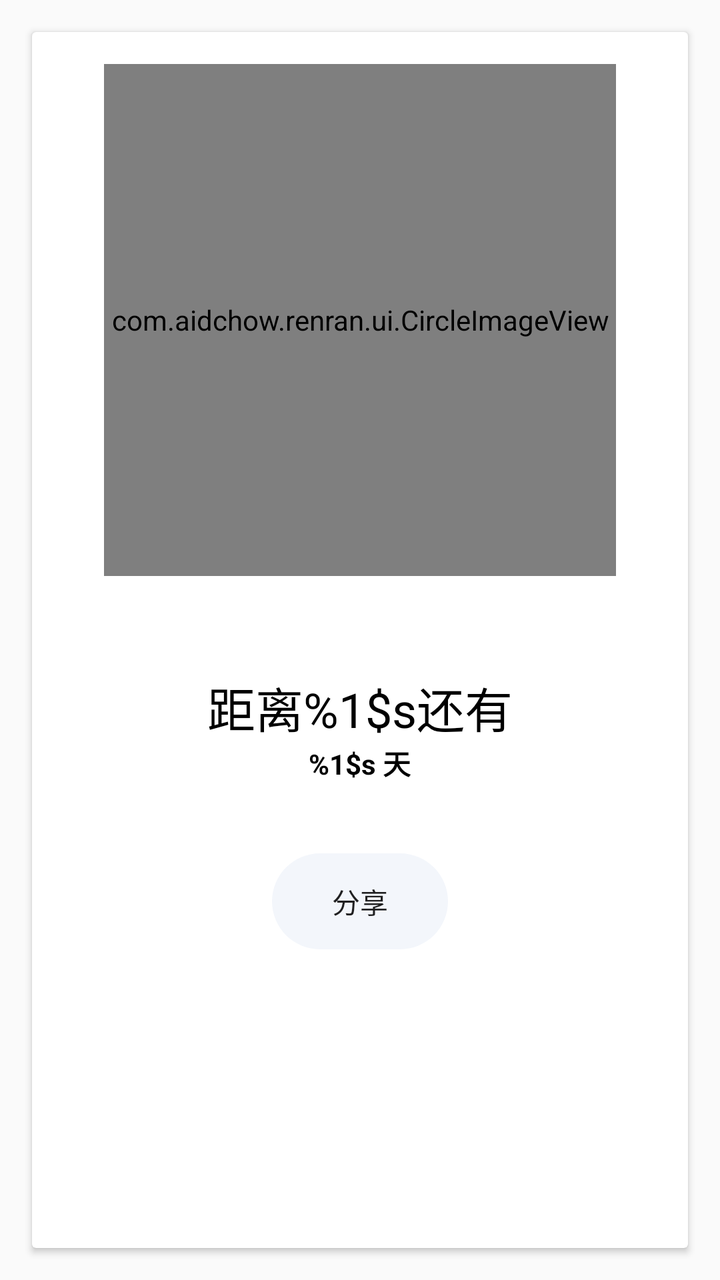
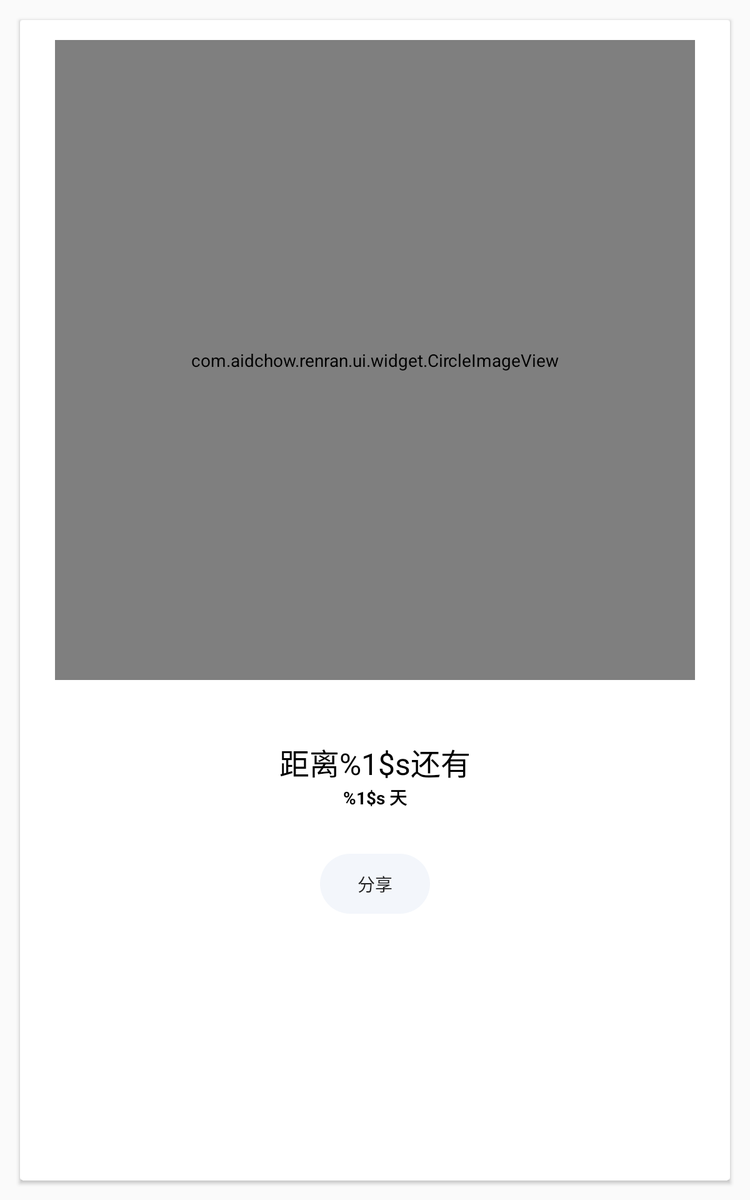

First picture: res/layout/ on a phone held upright. Second picture: the repository's own variant of that layout, on a device whose configuration matches the variant's folder. Source for both follows.
<!-- AndroidManifest.xml: application theme AppTheme -->
<!-- res/layout/scedule_item.xml -->
<?xml version="1.0" encoding="utf-8"?>
<RelativeLayout xmlns:android="http://schemas.android.com/apk/res/android"
    xmlns:app="http://schemas.android.com/apk/res-auto"
    android:id="@+id/relative_root"
    android:layout_width="match_parent"
    android:layout_height="match_parent">

    <android.support.v7.widget.CardView
        android:id="@+id/card_container"
        android:layout_width="match_parent"
        android:layout_height="match_parent"
        android:layout_margin="16dp">

        <LinearLayout
            android:layout_width="match_parent"
            android:layout_height="match_parent"
            android:orientation="vertical">

            <com.aidchow.renran.ui.CircleImageView
                android:id="@+id/image_of_schedule"
                android:layout_width="256dp"
                android:layout_height="256dp"
                android:layout_gravity="center"
                android:layout_marginTop="16dp"
                android:src="@drawable/logo"
                app:civ_border_overlay="true" />


            <RelativeLayout
                android:layout_width="wrap_content"
                android:layout_height="wrap_content"
                android:layout_gravity="center"
                android:layout_marginTop="48dp">

                <TextView
                    android:id="@+id/tv_schedule_text"
                    android:layout_width="wrap_content"
                    android:layout_height="wrap_content"
                    android:layout_centerHorizontal="true"
                    android:text="@string/schedule_string"
                    android:textColor="@android:color/black"
                    android:textSize="24sp" />

                <TextView
                    android:id="@+id/tv_day"
                    android:layout_width="wrap_content"
                    android:layout_height="wrap_content"
                    android:layout_below="@+id/tv_schedule_text"
                    android:layout_centerHorizontal="true"
                    android:text="@string/day"
                    android:textColor="@android:color/black"
                    android:textStyle="bold" />
            </RelativeLayout>

            <TextView
                android:id="@+id/tv_true_date"
                android:layout_width="wrap_content"
                android:layout_height="wrap_content"
                android:layout_gravity="center_horizontal" />

            <Button
                android:id="@+id/btu_share"
                style="?android:attr/borderlessButtonStyle"
                android:layout_width="wrap_content"
                android:layout_height="wrap_content"
                android:layout_gravity="center_horizontal"
                android:layout_marginTop="16dp"
                android:background="@drawable/share_button_round"
                android:text="@string/share" />
        </LinearLayout>
    </android.support.v7.widget.CardView>

</RelativeLayout>
<!-- resources referenced by this layout -->
<resources>
  <!-- drawable logo: webp bitmap (drawable, 6374 bytes) -->
  <!-- drawable share_button_round (drawable) -->
  <?xml version="1.0" encoding="utf-8"?>
  <selector xmlns:android="http://schemas.android.com/apk/res/android">
      <item android:drawable="@drawable/share_button_pressed" android:state_pressed="true" />
      <item android:drawable="@drawable/share_button_normal" />
  
  </selector>
  <string name="day">%1$s 天</string>
  <string name="schedule_string">距离%1$s还有</string>
  <string name="share">分享</string>
  <style name="AppTheme" parent="Theme.AppCompat.Light.NoActionBar">
          
          <item name="colorPrimary">@color/colorPrimary</item>
          <item name="colorPrimaryDark">@color/colorPrimaryDark</item>
          <item name="colorAccent">@color/colorAccent</item>
          <item name="android:textColorSecondary">@android:color/white</item>
      </style>
  <!-- drawable share_button_pressed (drawable) -->
  <?xml version="1.0" encoding="utf-8"?>
  <shape xmlns:android="http://schemas.android.com/apk/res/android"
      android:shape="rectangle">
      <solid android:color="#dde0e5" />
      <corners android:radius="25dp" />
  </shape>
  <!-- drawable share_button_normal (drawable) -->
  <?xml version="1.0" encoding="utf-8"?>
  <shape xmlns:android="http://schemas.android.com/apk/res/android"
      android:shape="rectangle">
      <solid android:color="@color/colorAccent" />
      <corners android:radius="25dp" />
  </shape>
  <color name="colorPrimary">#0F141A</color>
  <color name="colorPrimaryDark">#0F141A</color>
  <color name="colorAccent">#F3F6FB</color>
</resources>
<!-- res/layout-large/scedule_item.xml (the repository's variant of the layout above) -->
<!-- drawn on a 7-inch tablet held upright -->
<?xml version="1.0" encoding="utf-8"?>
<RelativeLayout xmlns:android="http://schemas.android.com/apk/res/android"
    xmlns:app="http://schemas.android.com/apk/res-auto"
    android:id="@+id/relative_root"
    android:layout_width="match_parent"
    android:layout_height="match_parent">

    <android.support.v7.widget.CardView
        android:id="@+id/card_container"
        android:layout_width="match_parent"
        android:layout_height="match_parent"
        android:layout_margin="16dp">

        <LinearLayout
            android:layout_width="match_parent"
            android:layout_height="match_parent"
            android:orientation="vertical">

            <com.aidchow.renran.ui.widget.CircleImageView
                android:id="@+id/image_of_schedule"
                android:layout_width="512dp"
                android:layout_height="512dp"
                android:layout_gravity="center"
                android:layout_marginTop="16dp"
                android:src="@drawable/logo"
                app:civ_border_overlay="true" />


            <RelativeLayout
                android:layout_width="wrap_content"
                android:layout_height="wrap_content"
                android:layout_gravity="center"
                android:layout_marginTop="48dp">

                <TextView
                    android:id="@+id/tv_schedule_text"
                    android:layout_width="wrap_content"
                    android:layout_height="wrap_content"
                    android:layout_centerHorizontal="true"
                    android:text="@string/schedule_string"
                    android:textColor="@android:color/black"
                    android:textSize="24sp" />

                <TextView
                    android:id="@+id/tv_day"
                    android:layout_width="wrap_content"
                    android:layout_height="wrap_content"
                    android:layout_below="@+id/tv_schedule_text"
                    android:layout_centerHorizontal="true"
                    android:text="@string/day"
                    android:textColor="@android:color/black"
                    android:textStyle="bold" />
            </RelativeLayout>

            <TextView
                android:id="@+id/tv_true_date"
                android:layout_width="wrap_content"
                android:layout_height="wrap_content"
                android:layout_gravity="center_horizontal" />

            <Button
                android:id="@+id/btu_share"
                style="?android:attr/borderlessButtonStyle"
                android:layout_width="wrap_content"
                android:layout_height="wrap_content"
                android:layout_gravity="center_horizontal"
                android:layout_marginTop="16dp"
                android:background="@drawable/share_button_round"
                android:text="@string/share" />
        </LinearLayout>
    </android.support.v7.widget.CardView>

</RelativeLayout>
